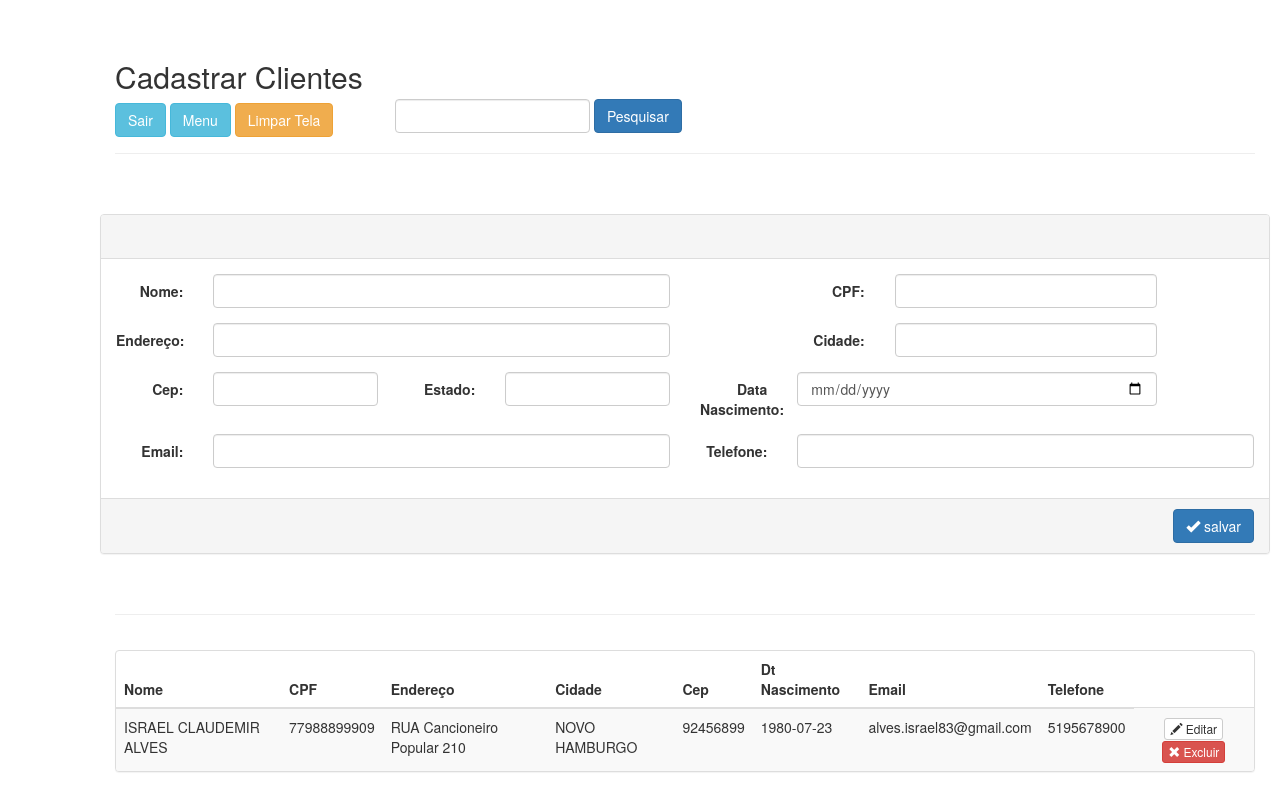
The page /cadastrarCliente.php?pesqCli=77988899909 on the database its author committed.
### tables this page shows
CREATE TABLE `cliente` (
  `codCliente` int(11) NOT NULL,
  `nome_cliente` varchar(30) NOT NULL,
  `cpf_cliente` varchar(15) NOT NULL,
  `endereco_cliente` varchar(30) NOT NULL,
  `cidade_cliente` varchar(20) NOT NULL,
  `cep_cliente` varchar(10) NOT NULL,
  `estado_cliente` varchar(10) NOT NULL,
  `dataNasc_cliente` date NOT NULL,
  `email_cliente` varchar(25) NOT NULL,
  `telefone_cliente` varchar(14) NOT NULL
);

### cadastrarCliente.php (the view, shortened to what this page needs)
<?php
require_once 'conexaoBanco.php';
?>
<!DOCTYPE html>
<html lang="pt-br">
    <head>
		<link rel="stylesheet" href="https://maxcdn.bootstrapcdn.com/bootstrap/3.4.1/css/bootstrap.min.css">
    </head>
    <body>
	<div id="containerHeader" class="container">
	 <h2> Cadastrar Clientes </h2>
  <a href="sair.php" ><button  class="btn btn-info" id="Sair5" >Sair</button></a>
  <a href="telaMenu.php" ><button class="btn btn-info" id="voltaMenut" >Menu</button></a>
    <a href="cadastrarCliente.php" ><button class="btn btn-warning" id="voltaMenut" >Limpar Tela</button></a>
	<form class="form-inline" id="pesq" action="cadastrarCliente.php" method="GET">
	<div class="form-group mx-sm-3 mb-2">
	 <input  type="text" class="form-control" name="pesqCli" />
	  </div>
	 <button type="submit" name="pesqCli2" class="btn btn-primary mb-2" />Pesquisar </button>
						</form>
<hr>
</div><br>
        <div class="container">
            <header class="row">
                <br />
            </header>
            <article>
                <div class="row align-items-start">
                    <form action="?act=save" method="POST" name="form1" class="form-horizontal" >
                        <div class="panel panel-default">
                            <div class="panel-heading">
                                <span class="panel-title"></span><br>
                            </div>
                            <div class="panel-body">
                                <div class="form-group">
                                    <label for="nome_cliente" class="col-md-1 control-label">Nome:</label>
                                    <div class="col-md-5">
                                        <input type="text" name="nome_cliente" class="form-control input-md" value="<?php
                                        echo (isset($nome_cliente) && ($nome_cliente != null || $nome_cliente != "")) ? $nome_cliente : '';
                                        ?>" />
                                    </div>
                                    <label for="cpf_cliente" class="col-md-2 control-label" >CPF:</label>
                                    <div  class="col-md-3">
                                        <input type="text" name="cpf_cliente" class="form-control input-md" value="<?php
                                        echo (isset($cpf_cliente) && ($cpf_cliente != null || $cpf_cliente != "")) ? $cpf_cliente : '';
                                        ?>"  />
                                    </div>
                                </div>
                                <div class="form-group">
                                    <label for="endereco_cliente" class="col-md-1 control-label">Endereço:</label>
                                    <div class="col-md-5">
                                        <input type="text" name="endereco_cliente" class="form-control input-md" value="<?php
                                        echo (isset($endereco_cliente) && ($endereco_cliente != null || $endereco_cliente != "")) ? $endereco_cliente : '';
                                        ?>"  />
                                    </div>
                                    <label for="cidade_cliente" class="col-md-2 control-label">Cidade:</label>
                                    <div class="col-md-3">
                                        <input type="text" name="cidade_cliente" class="form-control input-md" value="<?php
                                        echo (isset($cidade_cliente) && ($cidade_cliente != null || $cidade_cliente != "")) ? $cidade_cliente : '';
                                        ?>"  />
                                    </div>
                                </div>
                                <div class="form-group">
                                    <label for="cep_cliente" class="col-md-1 control-label">Cep:</label>
                                    <div class="col-md-2">
                                        <input type="text" name="cep_cliente" class="form-control input-md" value="<?php
                                        echo (isset($cep_cliente) && ($cep_cliente != null || $cep_cliente != "")) ? $cep_cliente : '';
                                        ?>"  />
                                    </div>
                                    <label for="estado_cliente" class="col-md-1 control-label" >Estado:</label>
                                    <div class="col-md-2">
                                        <input type="text" name="estado_cliente" class="form-control input-md" value="<?php
                                        echo (isset($estado_cliente) && ($estado_cliente != null || $estado_cliente != "")) ? $estado_cliente : '';
										?>" />
                                    </div>
                                    <label for="dataNasc_cliente" class="col-md-1 control-label">Data Nascimento:</label>
                                    <div class="col-md-4">
                                        <input type="date" name="dataNasc_cliente" class="form-control input-md" value="<?php
                                        echo (isset($dataNasc_cliente) && ($dataNasc_cliente != null || $dataNasc_cliente != "")) ? $dataNasc_cliente : '';
                                        ?>" />
                                    </div>
                                </div>
                                <div class="form-group">
                                    <label for="email_cliente" class="col-md-1 control-label">Email:</label>
                                    <div class="col-md-5">
                                        <input type="text" name="email_cliente" class="form-control input-md" value="<?php
                                        echo (isset($email_cliente) && ($email_cliente != null || $email_cliente != "")) ? $email_cliente : '';
                                    ?>"  />
                                    </div>
                                    <label for="telefone_cliente" class="col-md-1 control-label">Telefone:</label>
                                    <div class="col-md-5">
                                        <input type="text" name="telefone_cliente" class="form-control input-md" value="<?php
                                        echo (isset($telefone_cliente) && ($telefone_cliente != null || $telefone_cliente != "")) ? $telefone_cliente : '';
                                        ?>" />
                                    </div>
                                </div>
                            </div>
                            <div class="panel-footer">
                                <div class="clearfix">
                                    <div class="pull-right">
                                        <button type="submit" class="btn btn-primary" /><span class="glyphicon glyphicon-ok"></span> salvar</button>
                                    </div>
                                </div>
                            </div>
                        </div>
                    </form>
                </div>
				<br><hr>
				<div class="panel-body">
                <div class="row">
                    <div class="panel panel-default">
                        <table class="table table-striped">
                            <thead>
                                <tr>
                                    <th>Nome</th>
                                    <th>CPF</th>
									 <th>Endereço</th>
                                    <th>Cidade</th>
                                    <th>Cep</th>
									 <th>Dt Nascimento</th>
                                    <th>Email</th>
                                    <th>Telefone</th>
                                </tr>
                            </thead>
                            <tbody>
                                <?php
								 try {
								 $pesqCli = "%".trim($_GET['pesqCli'])."%";
								 $smtp = $conexao->prepare("SELECT * FROM `cliente` where `cpf_cliente` like :pesqCli");
                                 $smtp->bindValue(':pesqCli', $pesqCli, PDO::PARAM_STR);
								 $smtp->execute();
								 $rs= $smtp->fetchAll(PDO::FETCH_ASSOC);
									?>
									<?php
					if(count($rs)){
						foreach($rs as $rs){
                                            ?><tr>
                                                <td><?php echo $rs['nome_cliente']; ?></td>
                                                <td><?php echo $rs['cpf_cliente']; ?></td>
                                                <td><?php echo $rs['endereco_cliente']; ?></td>
                                                <td><?php echo $rs['cidade_cliente']; ?></td>
                                                <td><?php echo $rs['cep_cliente']; ?></td>
                                                <td><?php echo $rs['dataNasc_cliente']; ?></td>
												 <td><?php echo $rs['email_cliente']; ?></td>
                                                <td><?php echo $rs['telefone_cliente']; ?></td>
                                                <td><center>
                                            <a href="?act=upd&codCliente=<?php echo $rs['codCliente']; ?> " class="btn btn-default btn-xs"><span class="glyphicon glyphicon-pencil"></span> Editar</a>
                                            <a href="?act=del&codCliente=<?php echo $rs['codCliente']; ?>" class="btn btn-danger btn-xs" ><span class="glyphicon glyphicon-remove"></span> Excluir</a>
                                        </center>
                                        </td>
                                        </tr>
                                        <?php
					}}
                            } catch (PDOException $erro) {
                                echo "Erro: " . $erro->getMessage();
                            }
                            ?>
                            </tbody>
                        </table>
                    </div>
                </div>
            </article>
        </div>
    </body>
</html>

### cadastrarCliente.php (style rules this page uses)
body { margin-left: 100px; margin-top: 40px; margin-right: 100px; }
#pesq { margin-left: 280px; margin-top: -38px; }

### rows shown on the page
cliente: nome_cliente "ISRAEL CLAUDEMIR ALVES", cpf_cliente "77988899909", endereco_cliente "RUA Cancioneiro Popular 210", cidade_cliente "NOVO HAMBURGO", cep_cliente "92456899", dataNasc_cliente "1980-07-23", email_cliente "alves.israel83@gmail.com", telefone_cliente "5195678900"
